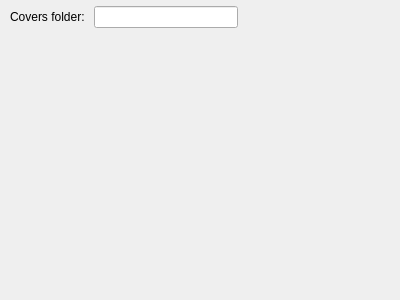
<?xml version="1.0" encoding="UTF-8"?>
<ui version="4.0">
 <class>Dialog</class>
 <widget class="QDialog" name="Dialog">
  <property name="geometry">
   <rect>
    <x>0</x>
    <y>0</y>
    <width>400</width>
    <height>300</height>
   </rect>
  </property>
  <property name="windowTitle">
   <string>Dialog</string>
  </property>
  <widget class="QWidget" name="horizontalLayoutWidget">
   <property name="geometry">
    <rect>
     <x>10</x>
     <y>0</y>
     <width>228</width>
     <height>34</height>
    </rect>
   </property>
   <layout class="QHBoxLayout" name="horizontalLayout">
    <item>
     <widget class="QLabel" name="label">
      <property name="text">
       <string>Covers folder: </string>
      </property>
     </widget>
    </item>
    <item>
     <widget class="QLineEdit" name="lineEdit"/>
    </item>
   </layout>
  </widget>
 </widget>
 <resources/>
 <connections/>
</ui>
